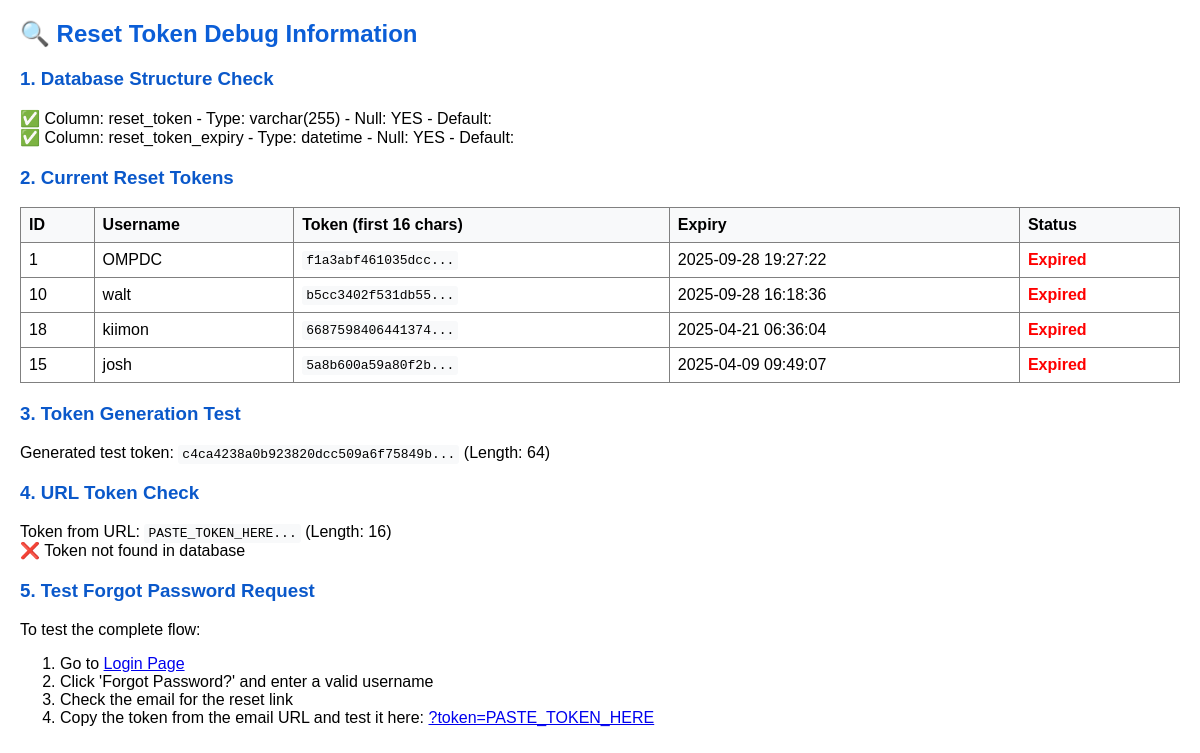
Page /debug_reset_token.php?token=PASTE_TOKEN_HERE on the committed database.
### tables this page shows
CREATE TABLE `users` (
  `id` int(11) NOT NULL,
  `username` varchar(50) NOT NULL,
  `fullname` varchar(100) NOT NULL,
  `email` varchar(100) NOT NULL,
  `password` varchar(255) NOT NULL,
  `role` enum('super_admin','admin','user','office_user','office_admin') NOT NULL DEFAULT 'user',
  `status` enum('active','inactive','deleted') NOT NULL DEFAULT 'active',
  `created_at` timestamp NOT NULL DEFAULT current_timestamp(),
  `reset_token` varchar(255) DEFAULT NULL,
  `reset_token_expiry` datetime DEFAULT NULL,
  `office_id` int(11) DEFAULT NULL,
  `profile_picture` varchar(255) DEFAULT 'default_profile.png',
  `session_timeout` int(11) DEFAULT 1800
);

### debug_reset_token.php (the view, shortened to what this page needs)
<?php
require_once 'connect.php';
echo "<h2>🔍 Reset Token Debug Information</h2>";
echo "<h3>1. Database Structure Check</h3>";
$result = $conn->query("DESCRIBE users");
$columns = [];
while ($row = $result->fetch_assoc()) {
    $columns[] = $row['Field'];
    if (strpos($row['Field'], 'reset') !== false) {
        echo "✅ Column: {$row['Field']} - Type: {$row['Type']} - Null: {$row['Null']} - Default: {$row['Default']}<br>";
    }
}
echo "<h3>2. Current Reset Tokens</h3>";
if (in_array('reset_token', $columns) && in_array('reset_token_expiry', $columns)) {
    $tokens_query = "SELECT id, username, reset_token, reset_token_expiry,
                     CASE WHEN reset_token_expiry > NOW() THEN 'Valid' ELSE 'Expired' END as token_status
                     FROM users
                     WHERE reset_token IS NOT NULL
                     ORDER BY reset_token_expiry DESC
                     LIMIT 10";
    $tokens_result = $conn->query($tokens_query);
    if ($tokens_result->num_rows > 0) {
        echo "<table border='1' style='border-collapse: collapse; width: 100%;'>";
        echo "<tr><th>ID</th><th>Username</th><th>Token (first 16 chars)</th><th>Expiry</th><th>Status</th></tr>";
        while ($token = $tokens_result->fetch_assoc()) {
            $token_preview = substr($token['reset_token'], 0, 16) . '...';
            $status_color = $token['token_status'] === 'Valid' ? 'green' : 'red';
            echo "<tr>";
            echo "<td>{$token['id']}</td>";
            echo "<td>{$token['username']}</td>";
            echo "<td><code>{$token_preview}</code></td>";
            echo "<td>{$token['reset_token_expiry']}</td>";
            echo "<td style='color: {$status_color};'><strong>{$token['token_status']}</strong></td>";
            echo "</tr>";
        }
        echo "</table>";
    } else {
        echo "No reset tokens found in database.<br>";
    }
} else {
    echo "Cannot check tokens - columns missing.<br>";
}
echo "<h3>3. Token Generation Test</h3>";
$test_token = bin2hex(random_bytes(32));
echo "Generated test token: <code>" . substr($test_token, 0, 32) . "...</code> (Length: " . strlen($test_token) . ")<br>";
echo "<h3>4. URL Token Check</h3>";
$url_token = $_GET['token'] ?? '';
if (!empty($url_token)) {
    echo "Token from URL: <code>" . substr($url_token, 0, 32) . "...</code> (Length: " . strlen($url_token) . ")<br>";
    if (in_array('reset_token', $columns)) {
        $check_stmt = $conn->prepare("SELECT id, username, reset_token_expiry,
                                      CASE WHEN reset_token_expiry > NOW() THEN 'Valid' ELSE 'Expired' END as status
                                      FROM users WHERE reset_token = ?");
        $check_stmt->bind_param("s", $url_token);
        $check_stmt->execute();
        $check_result = $check_stmt->get_result();
        if ($check_result->num_rows > 0) {
            $token_data = $check_result->fetch_assoc();
            echo "✅ Token found in database<br>";
            echo "User ID: {$token_data['id']}<br>";
            echo "Username: {$token_data['username']}<br>";
            echo "Expiry: {$token_data['reset_token_expiry']}<br>";
            echo "Status: <strong style='color: " . ($token_data['status'] === 'Valid' ? 'green' : 'red') . ";'>{$token_data['status']}</strong><br>";
        } else {
            echo "❌ Token not found in database<br>";
        }
    }
} else {
    echo "No token provided in URL. Add ?token=YOUR_TOKEN to test.<br>";
}
echo "<h3>5. Test Forgot Password Request</h3>";
echo "<p>To test the complete flow:</p>";
echo "<ol>";
echo "<li>Go to <a href='index.php'>Login Page</a></li>";
echo "<li>Click 'Forgot Password?' and enter a valid username</li>";
echo "<li>Check the email for the reset link</li>";
echo "<li>Copy the token from the email URL and test it here: <a href='?token=PASTE_TOKEN_HERE'>?token=PASTE_TOKEN_HERE</a></li>";
echo "</ol>";
?>

### debug_reset_token.php (style rules this page uses)
h2 { color: #0b5ed7; }
h3 { color: #0a58ca; margin-top: 20px; }
table { margin: 10px 0; }
th, td { padding: 8px; text-align: left; }
th { background-color: #f8f9fa; }
code { background: #f8f9fa; padding: 2px 4px; border-radius: 3px; }

### rows in the picture
users: id "1", username "OMPDC", reset_token "f1a3abf461035dcc...", reset_token_expiry "2025-09-28 19:27:22", token_status "Expired"
users: id "10", username "walt", reset_token "b5cc3402f531db55...", reset_token_expiry "2025-09-28 16:18:36", token_status "Expired"
users: id "18", username "kiimon", reset_token "6687598406441374...", reset_token_expiry "2025-04-21 06:36:04", token_status "Expired"
users: id "15", username "josh", reset_token "5a8b600a59a80f2b...", reset_token_expiry "2025-04-09 09:49:07", token_status "Expired"

### other values in the picture
$row['Field'] "reset_token"
$row['Type'] "varchar(255)"
$row['Null'] "YES"
$row['Field'] "reset_token_expiry"
$row['Type'] "datetime"
substr($test_token, 0, 32) "c4ca4238a0b923820dcc509a6f75849b"
strlen($test_token) "64"
substr($url_token, 0, 32) "PASTE_TOKEN_HERE"
strlen($url_token) "16"
